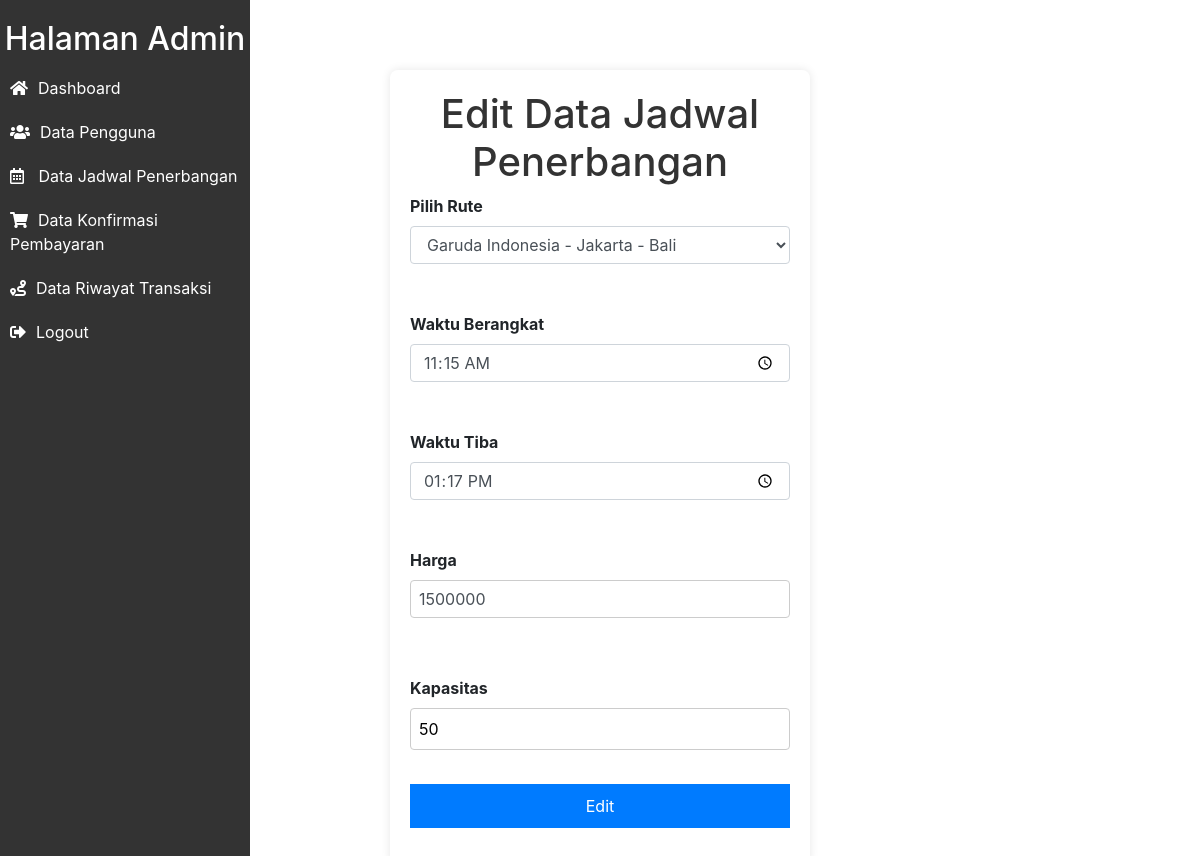
The page /admin/jadwal/edit.php?id=1 (signed in) on the database its author committed.
### tables this page shows
CREATE TABLE `jadwal_penerbangan` (
  `id_jadwal` int NOT NULL,
  `id_rute` int NOT NULL,
  `waktu_berangkat` time NOT NULL,
  `waktu_tiba` time NOT NULL,
  `harga` int NOT NULL,
  `kapasitas_kursi` int NOT NULL
);

CREATE TABLE `maskapai` (
  `id_maskapai` int NOT NULL,
  `logo_maskapai` text NOT NULL,
  `nama_maskapai` varchar(50) NOT NULL,
  `kapasitas` int NOT NULL
);

### admin/jadwal/functions.php (called while the page is built, shortened)
<?php
require '../../koneksi.php';
function query($query){
    global $conn;
    $rows = [];
    $result = mysqli_query($conn, $query);
    while($row = mysqli_fetch_assoc($result)){
        $rows[] = $row;
    }
    return $rows;
}

### admin/jadwal/edit.php (the view, shortened to what this page needs)
<?php
require 'functions.php';
$id = $_GET["id"];
$jadwal = query("SELECT * FROM jadwal_penerbangan
INNER JOIN rute ON rute.id_rute = jadwal_penerbangan.id_rute
INNER JOIN maskapai ON rute.id_maskapai = maskapai.id_maskapai WHERE id_jadwal = '$id'")[0];
?>
<?php require '../../layouts/sidebar_admin.php'; ?>
<div class="main" style="margin-top: 70px;">
    <h1>Edit Data Jadwal Penerbangan</h1>
    <form action="" method="post">
        <label for="id_rute">Pilih Rute</label><br>
        <select name="id_rute" id="id_rute" class="form-control">
            <option value="<?= $jadwal["id_rute"]; ?>"><?= $jadwal["nama_maskapai"]; ?> - <?= $jadwal["rute_asal"]; ?> - <?= $jadwal["rute_tujuan"]; ?></option>
        </select><br><br>
        <label for="waktu_berangkat">Waktu Berangkat</label><br>
        <input type="time" name="waktu_berangkat" class="form-control" id="waktu_berangkat" value="<?= $jadwal["waktu_berangkat"]; ?>"><br><br>
        <label for="waktu_tiba">Waktu Tiba</label><br>
        <input type="time" name="waktu_tiba" class="form-control" id="waktu_tiba" value="<?= $jadwal["waktu_tiba"]; ?>"><br><br>
        <label for="harga">Harga</label><br>
        <input type="number" name="harga" class="form-control" id="harga" value="<?= $jadwal["harga"]; ?>"><br><br>
        <label for="kapasitas_kursi">Kapasitas</label><br>
        <input type="number" name="kapasitas_kursi" id="kapasitas_kursi" value="<?= $jadwal["kapasitas_kursi"]; ?>"><br><br>
        <button type="submit" name="edit">Edit</button>
    </form>
</div>

### assets/style/admin.css (style rules this page uses)
body { margin: 0; padding: 0; font-family: Arial, sans-serif; }

### admin/jadwal/edit.php (style rules this page uses)
h1 { text-align: center; color: #333; }
.main { width: 35%; margin: 0 auto; padding: 20px; border-radius: 8px; box-shadow: 0 0 10px rgba(0, 0, 0, 0.1); justify-content: center; }
label { font-weight: bold; }
input,select { width: 90%; padding: 8px; margin-bottom: 10px; border: 1px solid #ccc; border-radius: 4px; }
input[type="number"] { width: 100%; padding: 8px; margin-bottom: 10px; border: 1px solid #ccc; border-radius: 4px; }
button { display: block; width: 100%; padding: 10px; background-color: #007bff; color: #fff; border: none; border-radius: 4px; cursor: pointer; }

### rows shown on the page
jadwal_penerbangan: id_rute "Garuda Indonesia - Jakarta - Bali", waktu_berangkat "11:15:00", waktu_tiba "13:17:00", harga "1500000", kapasitas_kursi "50"
